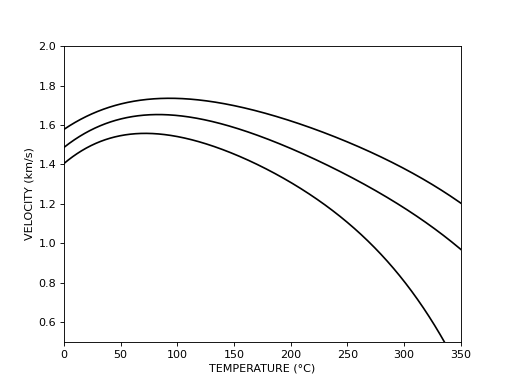

Recreate this plot in Python.
import matplotlib.pyplot as plt
import numpy as np
#
import open_petro_elastic.material.batzle_wang as bw
#
fig, ax = plt.subplots()
ax.set_ylim(0.5, 2.0)
ax.set_xlim(0, 350)
ax.set_xlabel("TEMPERATURE (°C)")
ax.set_ylabel("VELOCITY (km/s)")
xs = np.linspace(0.0, 350, 1000)
#
ax.plot(
    xs,
    [bw.water(x, 1.0).primary_velocity / 1000 for x in xs],
    "k-",
    xs,
    [bw.water(x, 50).primary_velocity / 1000 for x in xs],
    "k-",
    xs,
    [bw.water(x, 100).primary_velocity / 1000 for x in xs],
    "k-",
)
